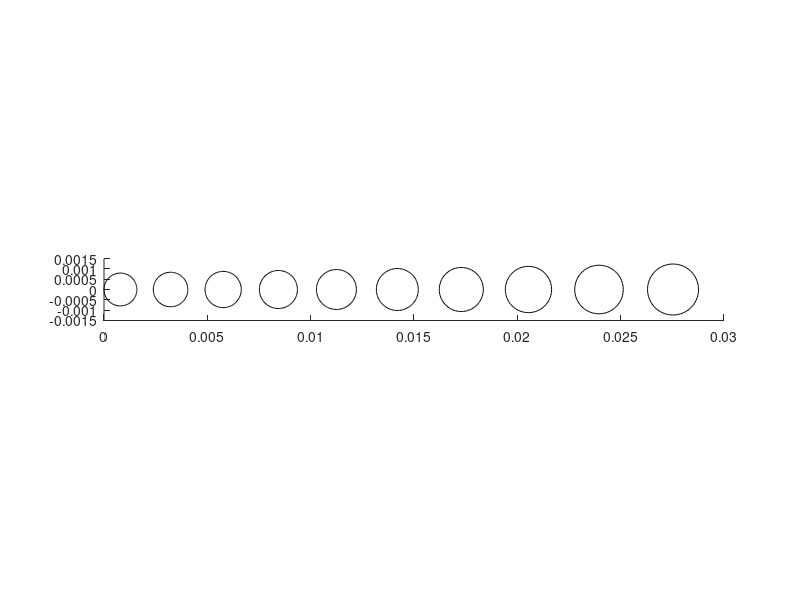

Write MATLAB code to recreate this figure. (Note: this script raises an error after producing the figure.)
% RUN_resonances.m
%
% Computes the resonant frequencies for an array
% of N spherical resonators in three dimensions.
%
%%%%%%%%%%%%%%%%%%%%%%%%%%%%%%%%%%%%
%
% Davies, B
%
% 2020
%
%%%%%%%%%%%%%%%%%%%%%%%%%%%%%%%%%%%%
clear, close all

L = 35e-3;              % length of cochlea
N = 10;                 % number of resonators
L_end = L - 0.005;

s = 1.05;
Rad = L_end*(1-s)/(1-s^N)/3;
for i = 1:N
    R(i) = Rad*s^(i-1);
end

%%% Material parameters
rho0 = 1e3;             % density of water
kappa0 = 2e9;           % bulk modulus of water
v = sqrt(kappa0/rho0);  % speed of sound in water

rho_b = 1.2;            % density of resonators  
kappa_b = 1e5;          % bulk modulus of resonators
v_b = sqrt(kappa_b/rho_b);  % speed of sound in air


% High contrast parameters \delta
delta=rho_b/rho0;          

% Define positions of resonators
cx = R(1)*ones(1,N);
if N > 1
    for i = 2:N
        cx(i) = cx(i-1) + 2*R(i-1) + R(i);
    end
end
cy = zeros(1,N);
cz = zeros(1,N);


% Maximum order for multipole expansion (n = -N_multi, ..., -2, -1, 0, +1,
% +2, ..., +N_multi)
N_multi = 0;


%%% Plot the geometry
figure, hold on
t = linspace(0,2*pi);
for n = 1:length(R)
    plot(cx(n)+R(n)*cos(t), cy(n)+R(n)*sin(t),'k')
end
daspect([1 1 1])
hold off

%% Compute initial guesses for the resonances

% Define function f : f gives minimum of eigenvalues of the operator A
% MakeA : gives a matrix approximation for the operator A

f= @(z) min(eig(MakeA(R,z,rho0,rho_b,kappa0,kappa_b,delta,N_multi,cx,cy)));

x = linspace(1,30000,300);
init = [];
y = zeros(1, length(x));
for i = 1:length(x)
    y(i) = abs(f(x(i)));
end
for i = 2:length(x)-1
    if y(i)<y(i-1) & y(i)<y(i+1) & (isempty(init) || min(abs(init-x(i)*ones(1,length(init)))) > 1e-8)
        init = [init, x(i)];
    end
end

% if length(init) < length(R)
%     disp('WARNING: fewer than N initial guesses created')
% %     pause
% end

init = sort(init);

%% Use Muller's method to compute the resonances

distTol = 5e-5; fTol = 1e-5; iterMax = 10;
resonances = [];
n = 1;
for initGuess = init
    
    z0 = initGuess;
    z1 = initGuess - 0.00001i;
    z2 = initGuess - 0.00002i;
    
    res = MullersMethod(f, z0, z1, z2, iterMax, distTol, fTol);
    if isempty(resonances) || min(abs(resonances-res*ones(1,length(resonances)))) > 1e-7
       fprintf(['Resonant frequency #', num2str(n), ' :   %.8f %.8fi \n'], real(res), imag(res))
       resonances = [resonances res];
       n = n + 1;
    end
end

figure
scatter(real(resonances),imag(resonances),'xb')

